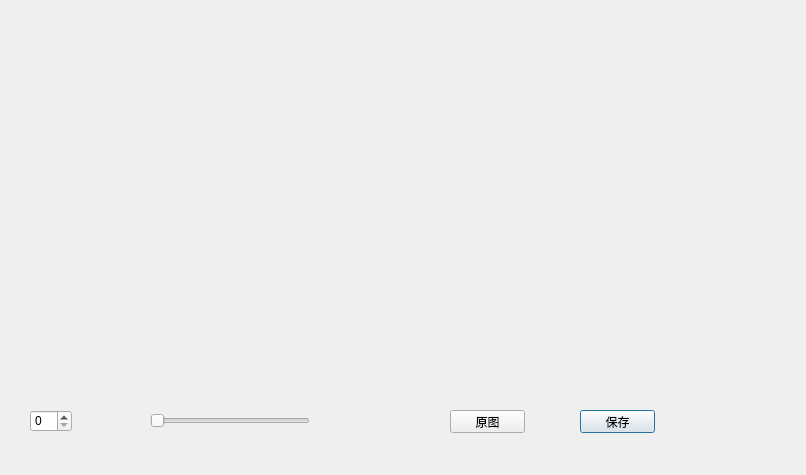
<?xml version="1.0" encoding="UTF-8"?>
<ui version="4.0">
 <class>ColorHandle</class>
 <widget class="QDialog" name="ColorHandle">
  <property name="geometry">
   <rect>
    <x>0</x>
    <y>0</y>
    <width>806</width>
    <height>475</height>
   </rect>
  </property>
  <property name="windowTitle">
   <string> 颜色处理 </string>
  </property>
  <widget class="QSlider" name="horizontalSlider">
   <property name="geometry">
    <rect>
     <x>150</x>
     <y>410</y>
     <width>160</width>
     <height>22</height>
    </rect>
   </property>
   <property name="orientation">
    <enum>Qt::Horizontal</enum>
   </property>
  </widget>
  <widget class="QSpinBox" name="spinBox">
   <property name="geometry">
    <rect>
     <x>30</x>
     <y>410</y>
     <width>42</width>
     <height>22</height>
    </rect>
   </property>
  </widget>
  <widget class="QPushButton" name="Save_bt">
   <property name="geometry">
    <rect>
     <x>580</x>
     <y>410</y>
     <width>75</width>
     <height>23</height>
    </rect>
   </property>
   <property name="text">
    <string>保存</string>
   </property>
  </widget>
  <widget class="QLabel" name="Image_lb">
   <property name="geometry">
    <rect>
     <x>300</x>
     <y>170</y>
     <width>54</width>
     <height>12</height>
    </rect>
   </property>
   <property name="text">
    <string/>
   </property>
  </widget>
  <widget class="QPushButton" name="Orginal_bt">
   <property name="geometry">
    <rect>
     <x>450</x>
     <y>410</y>
     <width>75</width>
     <height>23</height>
    </rect>
   </property>
   <property name="text">
    <string>原图</string>
   </property>
  </widget>
 </widget>
 <resources/>
 <connections/>
</ui>
